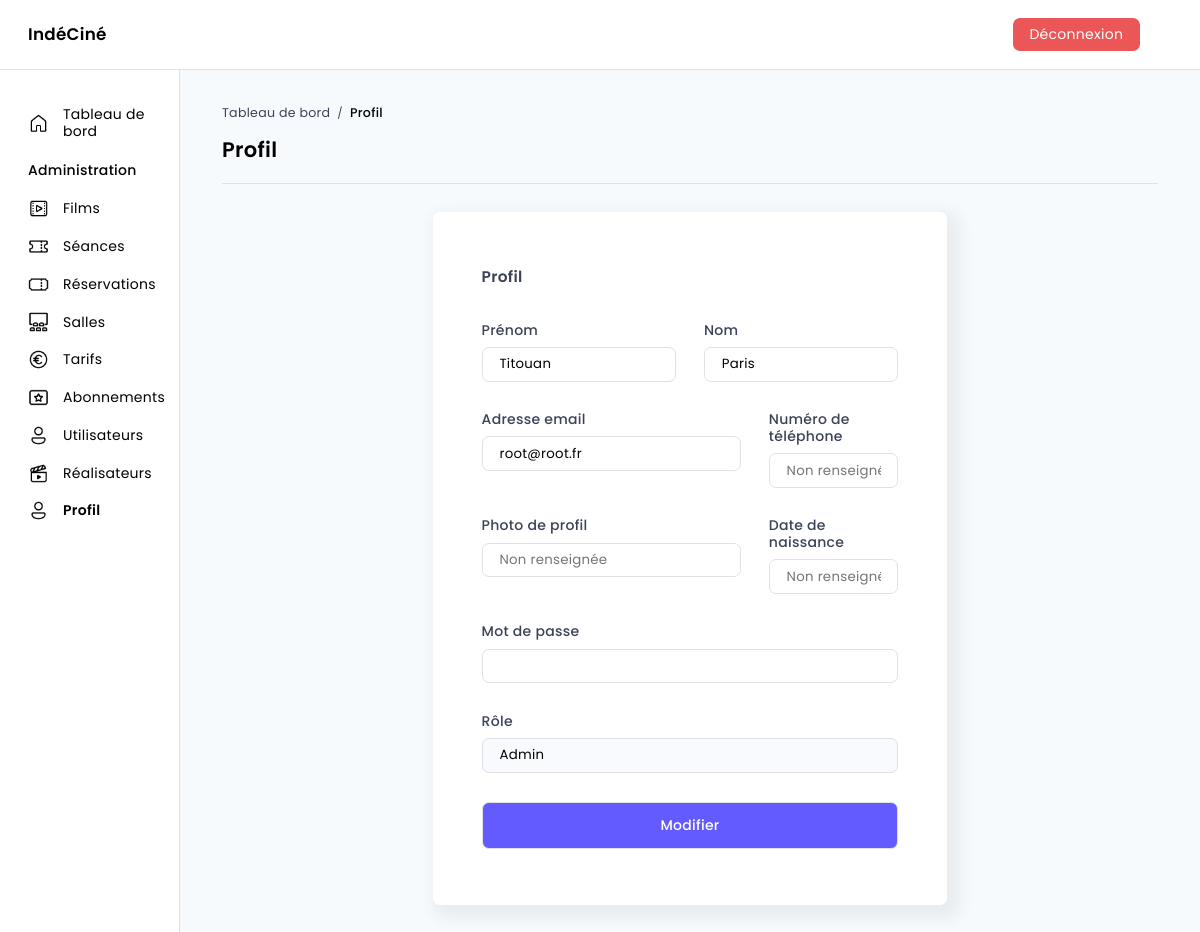
Screenshot of /dashboard/profile (signed in) with the database file from the repository.
### tables this page shows
CREATE TABLE IF NOT EXISTS `users` (
  `userId` int(11) NOT NULL AUTO_INCREMENT,
  `userFirstName` varchar(30) NOT NULL,
  `userLastName` varchar(30) NOT NULL,
  `userEmail` varchar(255) NOT NULL,
  `userPhoneNumber` varchar(10) DEFAULT NULL,
  `userBirthDate` date DEFAULT NULL,
  `userPassword` varchar(60) NOT NULL,
  `userProfilePicture` varchar(255) DEFAULT NULL,
  `userRole` enum('admin','client') NOT NULL DEFAULT 'client',
  PRIMARY KEY (`userId`)
);

### src/Controllers/Controller.php (called while the page is built, shortened)
<?php
abstract class Controller {
    public function render (string $file, array $data = [], string $template = 'default') {
        extract($data);
        require_once ROOT . '/Views/pages/' . $file . '.php';
    }
}

### index.php (called while the page is built, shortened)
<?php
$app = new Router;
$app -> start();

### src/Models/Model.php (called while the page is built, shortened)
<?php
class Model extends Database {
    public function read (array $columns = null, array $criteria = null, array $join = null, int $limit = null, int $offset = null, string $count = null, string $fetch = null) {
        $params = array(
            'columns' => $columns,
            'criteria' => $criteria,
            'join' => $join,
            'limit' => $limit,
            'offset' => $offset,
            'count' => $count,
            'fetch' => $fetch
        );
        $criteriaString = "";
        $columnsString = "*";
        $joinString = "";
        $limitString = "";
        $offsetString = "";
        $criterionValues = null;
        foreach ($params as $key => $value) {
            if ($value) switch ($key) {
                case 'criteria':
                    $criterionColumns = array();
                    $criterionValues = array();
                    foreach ($value as $criterionColumn => $criterionValue) {
                        $criterionColumns[] = "$criterionColumn ?";
                        $criterionValues[] = $criterionValue;
                    }
                    $criteriaString = " WHERE " . implode(" AND ", $criterionColumns);
                    break;
            }
        }
        $sqlQuery = "SELECT " . $columnsString . " FROM {$this -> table} " . ((isset($join)) ? $join['table'] : null) . $joinString . $criteriaString . $limitString . $offsetString;
        $query = $this -> runQuery($sqlQuery, $criterionValues);
        if ($fetch == 'fetch') return $query -> fetch();
        else if ($fetch === 'fetchAll') return $query -> fetchAll();
        else return null;
    }
    public function runQuery (string $req, array $attrs = null) {
        $this -> database = Database::getInstance();
        if ($attrs !== null) {
            $query = $this -> database -> prepare($req);
            $query -> execute($attrs);
            return $query;
        } else return $this -> database -> query($req);
    }
}

### src/Models/UsersModel.php (called while the page is built, shortened)
<?php
class UsersModel extends Model {
    public function __construct () {
        $this -> table = 'users';
    }
}

### src/Core/Database.php (called while the page is built, shortened)
<?php
class Database extends PDO {
    private static $instance;
    private function __construct () {
        $_dsn = 'mysql:dbname=' . self::DATABASE . ';host=' . self::SERVER;
    }
    public static function getInstance () : self {
        if (self::$instance === null) self::$instance = new self();
        return self::$instance;
    }
}

### src/Views/pages/dashboard/profile/index.php (the view, shortened to what this page needs)
<div class="form-container hcenter w55">
    <h2>Profil</h2>
    <form method="post">
        <div class="form-group">
            <div class="form-field">
                <label for="first-name">Prénom</label>
                <input type="text" name="first-name" id="first-name" value="<?= $user -> userFirstName ?>">
            </div>
            <div class="form-field">
                <label for="last-name">Nom</label>
                <input type="text" name="last-name" id="last-name" value="<?= $user -> userLastName ?>">
            </div>
        </div>
        <div class="form-group">
            <div class="form-field">
                <label for="email">Adresse email</label>
                <input type="text" name="email" id="email" value="<?= $user -> userEmail ?>">
            </div>
            <div class="form-field w33">
                <label for="phone-number">
                    <label for="phone-number">Numéro de téléphone</label>
                    <input type="text" name="phone-number" id="phone-number" value="<?= $user -> userPhoneNumber ?>" placeholder="<?= ($user -> userPhoneNumber === null) ? "Non renseigné" : null ?>">
                </label>
            </div>
        </div>
        <div class="form-group">
            <div class="form-field">
                <label for="profile-picture">Photo de profil</label>
                <input type="text" name="profile-picture" id="profile-picture" value="<?= $user -> userProfilePicture ?>" placeholder="<?= ($user -> userProfilePicture === null) ? "Non renseignée" : null ?>">
            </div>
            <div class="form-field w33">
                <label for="birth-date">Date de naissance</label>
                <input type="text" name="birth-date" id="birth-date" value="<?= $user -> userBirthDate ?>" placeholder="<?= ($user -> userBirthDate === null) ? "Non renseignée" : null ?>"">
            </div>
        </div>
        <div class="form-group">
            <div class="form-field">
                <label for="password">Mot de passe</label>
                <input type="password" name="password" id="password">
            </div>
        </div>
        <div class="form-group">
            <div class="form-field">
                <label for="role">Rôle</label>
                <input type="text" name="role" id="role" value="<?= ucfirst($user -> userRole) ?>" readonly>
            </div>
        </div>
        <div class="form-group">
            <div class="form-field">
                <input class="bg-blue" type="submit" name="submit" value="Modifier">
            </div>
        </div>
    </form>
</div

### public/css/master.css (style rules this page uses)
:root { --color_white: #FFF; --color_black: #000; --color_light-grey: #E0E1E4; --color_grey: #8C98A4; --color_dark-grey: #3C4257; --color_light-blue: #B8D9EF; --color_blue: #635BFF; --color_blue-grey: #F8FAFD; --color_red: #EB5757; --color_green: #27AE60; --color_background: #F7FAFC; }
* { margin: 0; padding: 0; box-sizing: border-box; font: 14px "Poppins", sans-serif; line-height: 1.2; letter-spacing: .02rem; }
body { background-color: var(--color_background); }

### public/css/layout/main.css (style rules this page uses)
main .page-content h2 { font-size: 1.1rem; }

### public/css/components/forms.css (style rules this page uses)
.form-container { padding: 4rem 3.5rem; border-radius: .5rem; background-color: var(--color_white); box-shadow: .5rem .5rem 1rem .5rem rgba(60, 66, 87, .07); }
.form-container.hcenter { margin: 0 auto; }
.form-container.w55 { width: 55%; }
.form-container h2 { margin-bottom: 2.5rem; font-size: 1.4rem; font-weight: 600; color: var(--color_dark-grey); }
.form-container .form-group { display: flex; }
.form-container .form-group:not(:last-child) { margin-bottom: 1.5rem; }
.form-container .form-field { width: 100%; }
.form-container .form-field.w33 { width: 50%; }
.form-container .form-field:not(:last-child) { margin-right: 2rem; }
.form-container .form-field label { font-weight: 500; color: var(--color_dark-grey); }

### public/css/components/inputs.css (style rules this page uses)
input, select, textarea, fieldset { display: block; width: 100%; border: 1px solid var(--color_light-grey); border-radius: .5rem; }
input:not([type='checkbox'], [readonly]):focus { transition: outline .1s; outline: 2px solid var(--color_light-blue); }
input:not([type='submit']), select, textarea { margin: .6rem 0; font-size: .95rem; }
input:not([type='submit']), select { padding: .6rem 1.2rem; }
input[type='submit'] { padding: 1rem 0; font-weight: 500; color: var(--color_white); cursor: pointer; }
input[type='submit'].bg-blue { background-color: var(--color_blue); }
input[readonly], textarea[readonly] { background-color: var(--color_blue-grey); outline: none; cursor: not-allowed; user-select: none; }

### rows the page displays
users: first-name "Titouan", last-name "Paris", email "root@root.fr", role "Admin"

### other values shown
end($pageData['breadcrumb']) "Profil"
$pageData['title'] "Profil"
